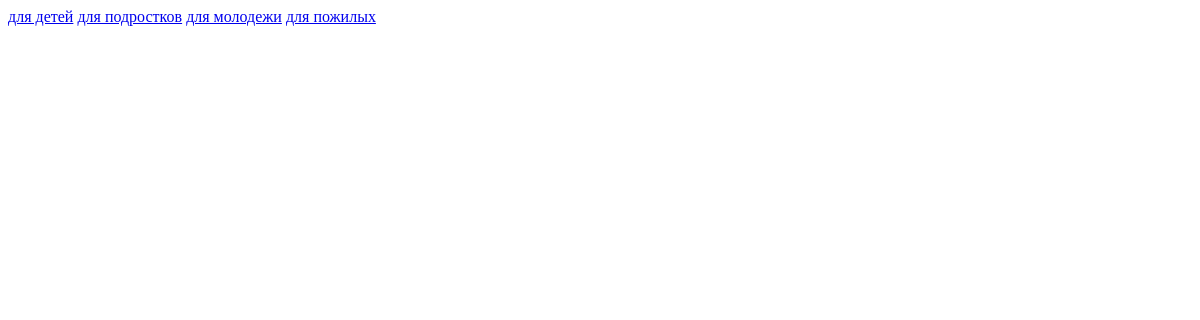
Before: /all_products/ with the older database file.
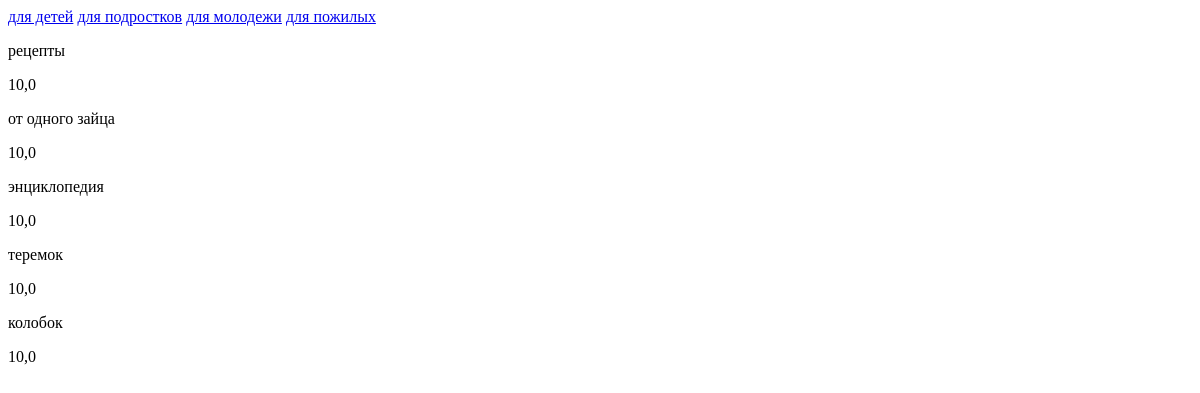
After: the same page with the newer database file.
### books_catigories/models.py (models this page shows, shortened)
class Product(models.Model):
    name = models.CharField(max_length=100)
    price = models.FloatField(default=10)
    tags = models.ManyToManyField(Tag)

### books_catigories/views.py (the view)
# urls.py: path('all_products/', views.all_products, name='all_products'),
def all_products(request):
    if request.method == "GET":
        products = models.Product.objects.all().order_by('-id')  # Исправлено на objects
        context = {'products': products}
        return render(
            request,
            template_name='tags/all_products.html',
            context=context
        )

### templates/tags/all_products.html (shortened to what this page needs)
<!DOCTYPE html>
<html lang="en">
<head>
</head>
<body>
<a href="{%url 'child_books'%}">для детей</a>
<a href="{%url 'elderly_books'%}">для подростков</a>
<a href="{%url 'teen_books'%}">для молодежи</a>
<a href="{%url 'youth_books'%}">для пожилых</a>
{%for i in products%}
<p>{{i.name}}</p>
<p>{{i.price}}</p>
{%endfor%}
</body>
</html>

Changed rows visible on the page:
added Product: name "рецепты", price "10,0"
added Product: name "от одного зайца", price "10,0"
added Product: name "энциклопедия", price "10,0"
added Product: name "теремок", price "10,0"
added Product: name "колобок", price "10,0"
